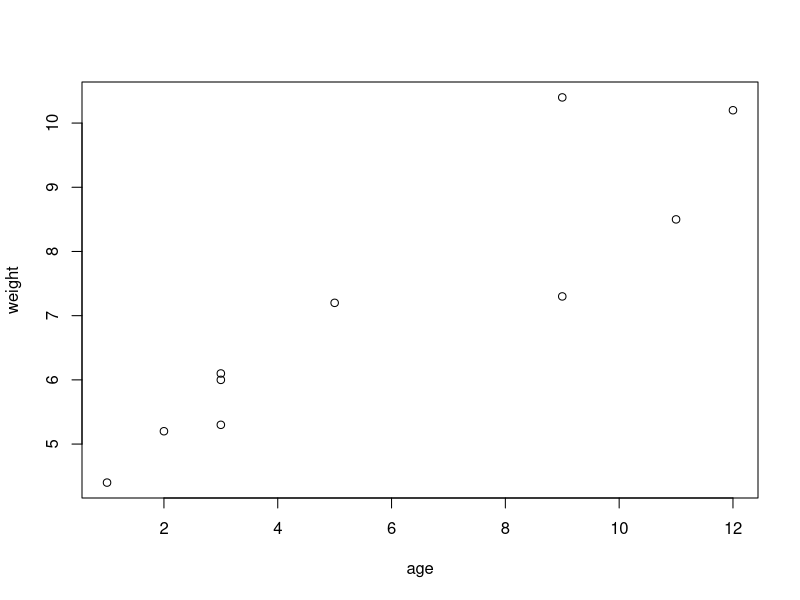
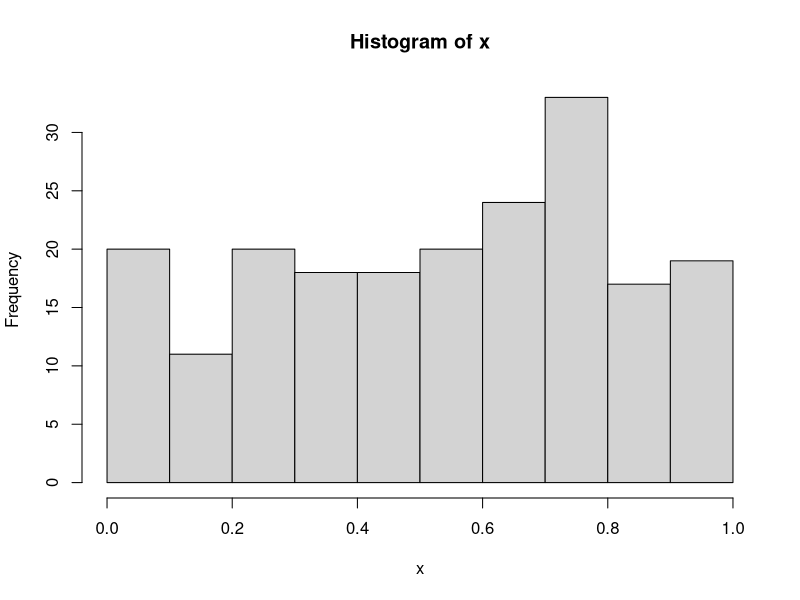

These figures' R source, in order:
age <- c(1,3,5,2,11,9,3,9,12,3)
weight <- c(4.4,5.3,7.2,5.2,8.5,7.3,6.0,10.4,10.2,6.1)
mean (weight)
sd(weight)
cor(age,weight)
plot(age,weight)
getwd()

options(digits=3)
x = runif(20*10)
hist(x)
